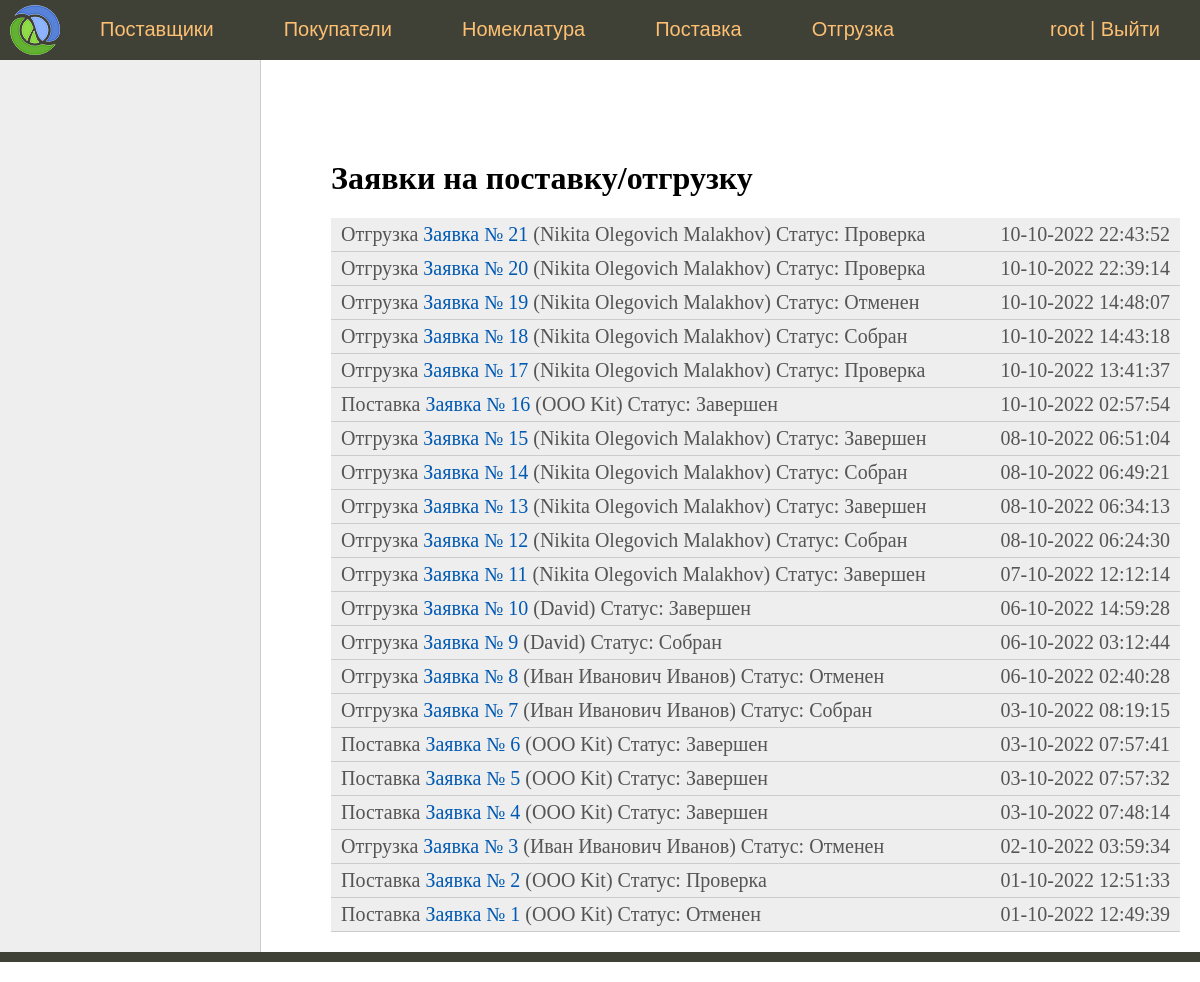
The app's page / (signed in) with its own data.
### sklad/models.py (models this page shows, shortened)
class Document(models.Model):
    vendor = models.ForeignKey(
        Vendor,
        on_delete=models.DO_NOTHING,
        blank=True,
        null=True,
        verbose_name='Поставщик'
    )
    buyer = models.ForeignKey(
        Buyer,
        on_delete=models.DO_NOTHING,
        blank=True,
        null=True,
        verbose_name='Покупатель'
    )
    nomenclatures = models.ManyToManyField(
        Nomenclature,
        through='DocumentNomenclatures',
        verbose_name='Номенклатура'
    )
    status = models.CharField(
        max_length=2,
        choices=Status.choices,
        default=Status.VALIDATING,
        verbose_name='Статус'
    )
    time_create = models.DateTimeField('Время создания', auto_now_add=True)
    time_update = models.DateTimeField('Время обновления статуса', auto_now=True)
    class Meta:
        verbose_name = 'Документ'
        verbose_name_plural = 'Документы'
    def get_absolute_url(self):
        return reverse('document', kwargs={'pk': self.pk})

class Contactor(models.Model):
    fio = models.CharField('Фамилия Имя Отчество', max_length=100)
    email = models.EmailField('Email')
    phone = models.IntegerField('Телефон')

class Vendor(Contactor):
    name = models.CharField('Наименование', max_length=100)
    address = models.CharField('Адрес', max_length=100)
    category = models.ManyToManyField(
        Category,
        verbose_name='Категории'
    )
    bank_details = models.OneToOneField(
        BankDetails,
        on_delete=models.DO_NOTHING,
        verbose_name='Банковские реквизиты'
    )
    def __str__(self):
        return self.name
    class Meta:
        verbose_name = 'Поставщик'
        verbose_name_plural = 'Поставщики'

### sklad/views.py (the view)
# urls.py: path('', IndexView.as_view(), name='home'),  #
class IndexView(LoginRequiredMixin, DataMixin, ListView):
    model = Document
    template_name = 'sklad/index.html'
    context_object_name = 'documents'
    extra_context = {'title': 'Заявки на поставку/отгрузку'}
    ordering = ['-time_create']
    login_url = reverse_lazy('login')
    def get_context_data(self, *, object_list=None, **kwargs):
        context = super().get_context_data(**kwargs)
        c_def = self.get_user_context()
        context = dict(list(context.items()) + list(c_def.items()))
        return context

### sklad/mixin.py (called while the page is built)
    def get_user_context(self, **kwargs):
        context = kwargs
        if self.request.user.is_superuser:
            context['menu'] = menu
        return context

### sklad/models.py (called while the page is built)
    def __str__(self):
        return self.fio

### sklad/templates/sklad/index.html (shortened to what this page needs)
{% extends 'sklad/base.html' %}
{% block left_menu %}
    {% include 'sklad/left_menu.html' %}
{% endblock %}
{% block content %}
<h1>{{ title }}</h1>
    <ul class="list-articles">
{% for d in documents  %}
<li>
    <div class="article-panel">
        {% if d.buyer %}
            <p class="first">Отгрузка <a href="{{ d.get_absolute_url }}">Заявка № {{ d.pk }}</a> ({{ d.buyer }}) Статус: {{ d.get_status_display }}</p>
        {% elif d.vendor %}
            <p class="first">Поставка <a href="{{ d.get_absolute_url }}">Заявка № {{ d.pk }}</a> ({{ d.vendor }}) Статус: {{ d.get_status_display }}</p>
        {% endif %}
	    <p class="last">{{d.time_create|date:"d-m-Y H:i:s"}}</p>
    </div>
</li>
{% endfor %}
</ul>
{% endblock %}

### sklad/templates/sklad/base.html (shortened to what this page needs)
{% load static %}
<!DOCTYPE html>
<html>
<head>
	<link type="text/css" href="{% static 'sklad/css/styles.css' %}" rel="stylesheet" />
</head>
<body>
<table class="table-page" border=0 cellpadding="0" cellspacing="0">
<tr><td valign=top>
{% block mainmenu %}
		<div class="header">
			<ul id="mainmenu" class="mainmenu">
			<li class="logo"><a href="{% url 'home' %}"><div class="logo"></div></a></li>
{% for m in menu %}
			<li><a href="{% url m.url_name %}">{{m.title}}</a></li>
{% endfor %}
            {% if request.user.is_authenticated %}
				<li class="last">{{ user.username }} | <a href="{% url 'logout' %}">Выйти</a></li>
            {% else %}
                <li class="last"><a href="{% url 'login' %}">Войти</a></li>
            {% endif %}
			</ul>
		</div>
{% endblock mainmenu %}
<table class="table-content" border=0 cellpadding="0" cellspacing="0">
<tr>
	<td valign="top" class="left-chapters">
{% block left_menu %}{% endblock %}
</td>
<td valign="top" class="content">
	<div class="content-text">
{% block content %}
{% endblock %}
	</div>
</td></tr></table>
</td></tr>
<tr><td valign=top>
	<div id="footer">
	</div>
</td></tr></table>
</body>
</html>

### sklad/static/sklad/css/styles.css (style rules this page uses)
html, body { font-family: 'Arial'; margin: 0; padding: 0; height: 100%; width: 100%; color: #444; }
a { color: #0059b2; text-decoration: none; }
div.article-panel { background: #eee; padding: 5px 10px 5px 10px; box-sizing: border-box; overflow: hidden; color: #555; }
div.article-panel p.first { margin: 0; float: left; }
div.article-panel p.last { margin: 0; float: right; }
ul.list-articles { list-style: none; margin: 0; padding: 0; }
ul.list-articles li { border-bottom: 1px solid #ccc; }
.table-page { width: 100%; height: 100%; vertical-align: top; }
.table-page tr { height: 100%; }
.header { background: #3F4137; height: 60px; }
.logo { background: url('../images/logo.png') no-repeat 10px 5px; width: 70px; height: 60px; }
ul.mainmenu { list-style: none; margin: 0; padding: 0; height: 60px; color: #fdc073; font-size: 20px; overflow: hidden; }
ul.mainmenu li { float: left; margin: 18px 40px 0 30px; }
ul.mainmenu li.logo { margin: 0; }
ul.mainmenu li.last { float: right; }
ul.mainmenu li a { color: #fdc073; text-decoration: none; }
.table-content { width: 100%; min-height: 100%; height: 100%; }
.left-chapters { margin: 0; background: #eee; border-right: 1px solid #ccc; min-height: 100%; }
.content { padding: 40px 20px 20px 40px; width: 100%; box-sizing: border-box; }
.content-text { margin: 60px 0 0 30px; color: #000; font-size: 20px; font-family: Yandex Sans Display Light; }
.content-text h1 { font-size: 32px; }
#footer { box-sizing: border-box; background: #3F4137; padding: 5px; color: #aaa; font-size: 14px; font-family: Verdana, Geneva, Arial, Helvetica; text-align: left; overflow: hidden; }

### records on screen
Document: pk "21", buyer "Nikita Olegovich Malakhov", status "Проверка", time_create "10-10-2022 22:43:52"
Document: pk "20", buyer "Nikita Olegovich Malakhov", status "Проверка", time_create "10-10-2022 22:39:14"
Document: pk "19", buyer "Nikita Olegovich Malakhov", status "Отменен", time_create "10-10-2022 14:48:07"
Document: pk "18", buyer "Nikita Olegovich Malakhov", status "Собран", time_create "10-10-2022 14:43:18"
Document: pk "17", buyer "Nikita Olegovich Malakhov", status "Проверка", time_create "10-10-2022 13:41:37"
Document: pk "16", vendor "OOO Kit", status "Завершен", time_create "10-10-2022 02:57:54"
Document: pk "15", buyer "Nikita Olegovich Malakhov", status "Завершен", time_create "08-10-2022 06:51:04"
Document: pk "14", buyer "Nikita Olegovich Malakhov", status "Собран", time_create "08-10-2022 06:49:21"
Document: pk "13", buyer "Nikita Olegovich Malakhov", status "Завершен", time_create "08-10-2022 06:34:13"
Document: pk "12", buyer "Nikita Olegovich Malakhov", status "Собран", time_create "08-10-2022 06:24:30"
Document: pk "11", buyer "Nikita Olegovich Malakhov", status "Завершен", time_create "07-10-2022 12:12:14"
Document: pk "10", buyer "David", status "Завершен", time_create "06-10-2022 14:59:28"
Document: pk "9", buyer "David", status "Собран", time_create "06-10-2022 03:12:44"
Document: pk "8", buyer "Иван Иванович Иванов", status "Отменен", time_create "06-10-2022 02:40:28"
Document: pk "7", buyer "Иван Иванович Иванов", status "Собран", time_create "03-10-2022 08:19:15"
Document: pk "6", vendor "OOO Kit", status "Завершен", time_create "03-10-2022 07:57:41"
Document: pk "5", vendor "OOO Kit", status "Завершен", time_create "03-10-2022 07:57:32"
Document: pk "4", vendor "OOO Kit", status "Завершен", time_create "03-10-2022 07:48:14"
Document: pk "3", buyer "Иван Иванович Иванов", status "Отменен", time_create "02-10-2022 03:59:34"
Document: pk "2", vendor "OOO Kit", status "Проверка", time_create "01-10-2022 12:51:33"
Document: pk "1", vendor "OOO Kit", status "Отменен", time_create "01-10-2022 12:49:39"

### other values on screen
{{ m.title }} "Поставщики" "Покупатели" "Номеклатура" "Поставка" "Отгрузка"
{{ user.username }} "root"
{{ title }} "Заявки на поставку/отгрузку"
